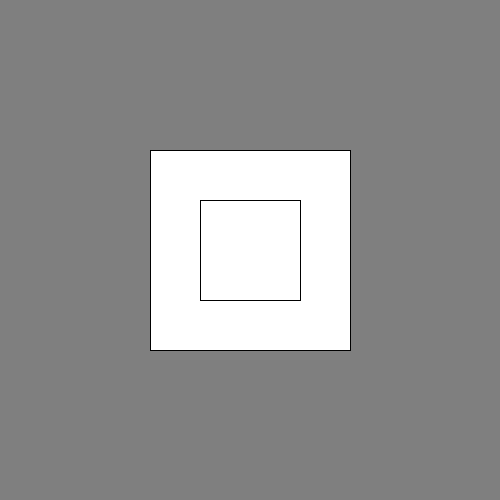
Frame 1 (no input)
Frame 60 (the mouse pressed at the canvas centre just before this capture): identical to frame 1, image omitted
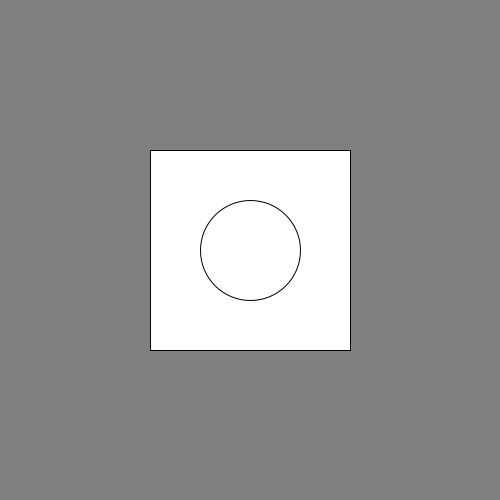
Frame 120 (the mouse held since frame 60 and released just before this capture)

The Processing sketch that drew these frames (run headless with seeded random() and noise(); from frame 60 on, the mouse is pressed at the canvas centre):

// Processing sketch: e09_warunki_logiczne_i_lub
// ── e09_warunki_logiczne_i_lub.pde
void setup() {
  size(500, 500);
}

void draw() {

  background(255/2);
  rect(150, 150, 200, 200);

  if ( mouseX > 150) {
    if (mouseX < 350) {
      ellipse(width/2, height/2, 100, 100);
    }
  }
  
  // && = AND 
  // || = OR 

  if ( (mouseY < 150) || (mouseY > 350) ) {
    rect(width/2 - 50, height/2 - 50, 100, 100);
  }
}
